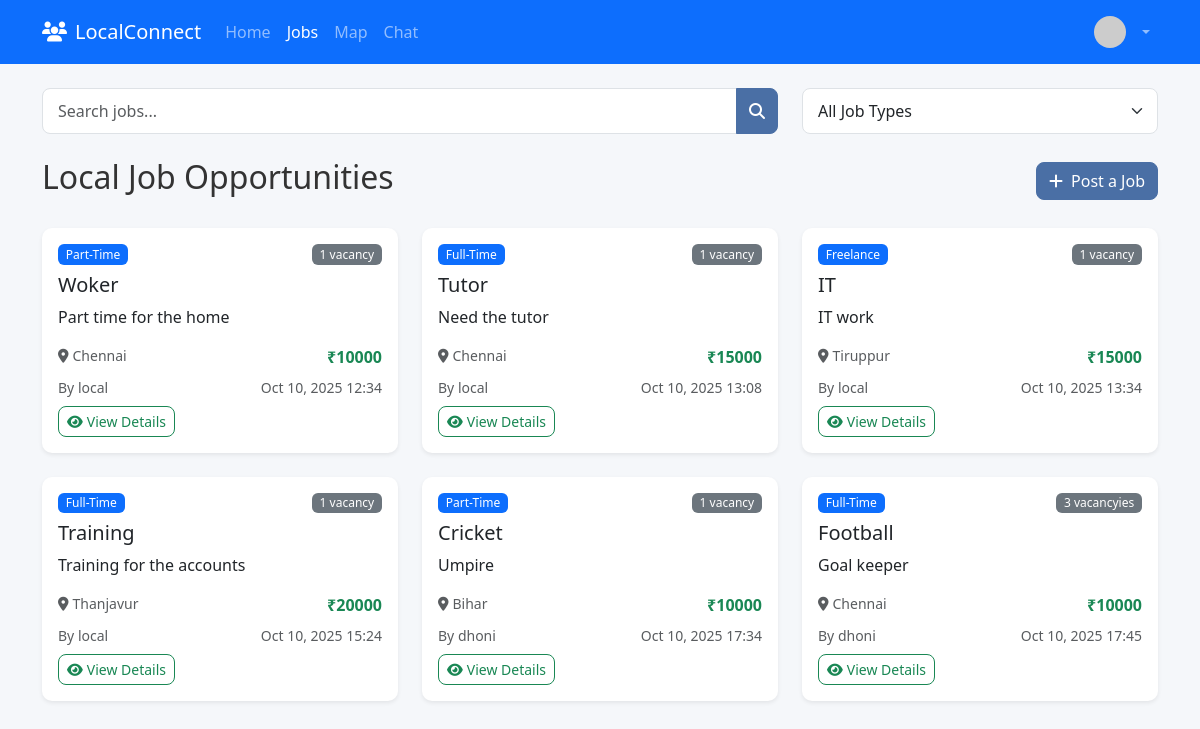
Screenshot of /jobs/ with the database file from the repository.
### localconnect/models.py (models this page shows, shortened)
class Job(models.Model):
    JOB_TYPE_CHOICES = [
        ('full-time', 'Full-time'),
        ('part-time', 'Part-time'),
        ('internship', 'Internship'),
        ('freelance', 'Freelance'),
    ]
    CATEGORY_CHOICES = [
        ('sale', 'For Sale'),
        ('exchange', 'Exchange'),
        ('news', 'News'),
        ('meeting', 'Meeting'),
        ('help', 'Help Wanted'),
    ]
    employer = models.ForeignKey(User, on_delete=models.CASCADE)
    title = models.CharField(max_length=200)
    job_type = models.CharField(max_length=50)
    category = models.CharField(max_length=50)
    vacancies = models.IntegerField()
    salary = models.CharField(max_length=100)
    description = models.TextField()
    location = models.CharField(max_length=200)
    contact = models.CharField(max_length=200)
    created_at = models.DateTimeField(auto_now_add=True)

### localconnect/views.py (the view)
# urls.py: path('jobs/', views.job_list, name='job-list'),               # GET all jobs
def job_list(request):
    jobs = Job.objects.all()
    query = request.GET.get('q')
    if query:
        jobs = jobs.filter(
            Q(title__icontains=query) |
            Q(description__icontains=query) |
            Q(location__icontains=query)
        )
    job_type = request.GET.get('job_type')
    if job_type:
        jobs = jobs.filter(job_type=job_type)
    context = {
        'jobs': jobs,
        'selected_job_type': job_type or '',
    }
    return render(request, 'jobs.html', context)

### localconnect/context_processors.py (called while the page is built)
def user_profile(request):
    if request.user.is_authenticated:
        try:
            profile = Profile.objects.get(user=request.user)
        except Profile.DoesNotExist:
            profile = None
        return {'profile': profile}
    return {}

### localconnect/templates/jobs.html (shortened to what this page needs)
 {% load static %}
<!DOCTYPE html>
<html lang="en">
<head>
    <link href="https://cdn.jsdelivr.net/npm/bootstrap@5.3.0/dist/css/bootstrap.min.css" rel="stylesheet">
    <link rel="stylesheet" href="https://cdnjs.cloudflare.com/ajax/libs/font-awesome/6.4.0/css/all.min.css">
    <link rel="stylesheet" href="{% static 'css/style.css' %}">
</head>
<body>
    <nav class="navbar navbar-expand-lg navbar-dark bg-primary sticky-top">
        <div class="container">
            <a class="navbar-brand" href="{% url 'job-list' %}">
                <i class="fas fa-users me-2"></i>LocalConnect
            </a>
            <div class="collapse navbar-collapse" id="navbarNav">
                <ul class="navbar-nav me-auto">
                    <li class="nav-item"><a class="nav-link" href="{% url 'home' %}">Home</a></li>
                    <li class="nav-item"><a class="nav-link {% if request.path == '/jobs/' %}active{% endif %}" href="{% url 'job-list' %}">Jobs</a></li>
                    <li class="nav-item"><a class="nav-link" href="{% url 'map-view' %}">Map</a></li>
                    <li class="nav-item"><a class="nav-link {% if request.path == '/chats/' %}active{% endif %}" href="{% url 'chat-list' %}">Chat</a></li>
                </ul>
                <div class="navbar-nav">
                    <div class="nav-item dropdown">
                        <a class="nav-link dropdown-toggle d-flex align-items-center" href="#" role="button" data-bs-toggle="dropdown">
                            {% if profile.profile_image %}
                                <img src="{{ profile.profile_image.url }}" class="navbar-profile-image rounded-circle me-2" alt="Profile">
                            {% else %}
                                <img src="https://ui-avatars.com/api/?name={{ request.user.username }}" class="navbar-profile-image rounded-circle me-2" alt="Profile">
                            {% endif %}
                        </a>
                    </div>
                </div>
            </div>
        </div>
    </nav>
    <div class="container mt-4">
        <form method="get" class="row mb-4">
            <div class="col-md-8">
                <div class="input-group">
                    <input type="text" name="q" value="{{ request.GET.q }}" class="form-control"
                        placeholder="Search jobs...">
                    <button class="btn btn-primary" type="submit"><i class="fas fa-search"></i></button>
                </div>
            </div>
            <div class="col-md-4">
                <select class="form-select" name="job_type" onchange="this.form.submit()">
                    <option value="">All Job Types</option>
                </select>
            </div>
        </form>
        <div class="d-flex justify-content-between align-items-center mb-4">
            <h2>Local Job Opportunities</h2>
            <a href="{% url 'job-create' %}" class="btn btn-primary">
                <i class="fas fa-plus me-2"></i>Post a Job
            </a>
        </div>
        <div class="row">
            {% if jobs %}
                {% for job in jobs %}
                    <div class="col-md-6 col-lg-4 mb-4">
                        <div class="card job-card h-100 shadow-sm">
                            <div class="card-body d-flex flex-column">
                                <div class="d-flex justify-content-between mb-2">
                                    <span class="badge bg-primary">{{ job.job_type|title }}</span>
                                    <span class="badge bg-secondary">{{ job.vacancies }} vacancy{% if job.vacancies > 1 %}ies{% endif %}</span>
                                </div>
                                <h5 class="card-title">{{ job.title }}</h5>
                                <p class="card-text flex-grow-1">{{ job.description|truncatechars:100 }}</p>
                                <div class="mt-auto">
                                    <div class="d-flex justify-content-between mb-2">
                                        <small class="text-muted"><i class="fas fa-map-marker-alt me-1"></i>{{ job.location }}</small>
                                        <strong class="text-success">₹{{ job.salary }}</strong>
                                    </div>
                                    <div class="d-flex justify-content-between mb-2">
                                        <small class="text-muted">By {{ job.employer.username }}</small>
                                        <small class="text-muted">{{ job.created_at|date:"M d, Y H:i" }}</small>
                                    </div>
                                    <div class="d-flex justify-content-between mt-2">
                                        <button class="btn btn-outline-success btn-sm" data-bs-toggle="modal" data-bs-target="#viewJobModal{{ job.id }}">
                                            <i class="fas fa-eye me-1"></i>View Details
                                        </button>
                                    </div>
                                </div>
                            </div>
                        </div>
                    </div>
                {% endfor %}
            {% else %}
                <p>No jobs posted yet.</p>
            {% endif %}
        </div>
    </div>
</body>
</html>

### localconnect/templates/style.css (style rules this page uses)
:root { --primary-color: #4a6fa5; --secondary-color: #6b8cbc; --accent-color: #ff7e5f; --light-color: #f8f9fa; --dark-color: #343a40; --success-color: #28a745; --warning-color: #ffc107; --danger-color: #dc3545; }
body { font-family: 'Segoe UI', Tahoma, Geneva, Verdana, sans-serif; background-color: #f5f7fa; color: #333; transition: all 0.3s ease; }
.post-card, .job-card { border: none; border-radius: 10px; box-shadow: 0 5px 15px rgba(0, 0, 0, 0.08); transition: transform 0.3s ease, box-shadow 0.3s ease; overflow: hidden; }
.navbar .dropdown-toggle::after { margin-left: 0.5em; }
.btn { border-radius: 8px; font-weight: 500; transition: all 0.3s ease; }
.btn-primary { background-color: var(--primary-color); border-color: var(--primary-color); }
.form-control, .form-select { border-radius: 8px; border: 1px solid #dee2e6; padding: 10px 15px; transition: all 0.3s ease; }
.badge { font-weight: 500; border-radius: 6px; }

### localconnect/templates/jobs.html (style rules this page uses)
.navbar-profile-image { width: 32px; height: 32px; object-fit: cover; }

### rows the page displays
Job: job_type "Part-Time", vacancies "1", title "Woker", description "Part time for the home", location "Chennai", salary "10000", employer.username "local", created_at "Oct 10, 2025 12:34"
Job: job_type "Full-Time", vacancies "1", title "Tutor", description "Need the tutor", location "Chennai", salary "15000", employer.username "local", created_at "Oct 10, 2025 13:08"
Job: job_type "Freelance", vacancies "1", title "IT", description "IT work", location "Tiruppur", salary "15000", employer.username "local", created_at "Oct 10, 2025 13:34"
Job: job_type "Full-Time", vacancies "1", title "Training", description "Training for the accounts", location "Thanjavur", salary "20000", employer.username "local", created_at "Oct 10, 2025 15:24"
Job: job_type "Part-Time", vacancies "1", title "Cricket", description "Umpire", location "Bihar", salary "10000", employer.username "dhoni", created_at "Oct 10, 2025 17:34"
Job: job_type "Full-Time", vacancies "3", title "Football", description "Goal keeper", location "Chennai", salary "10000", employer.username "dhoni", created_at "Oct 10, 2025 17:45"
